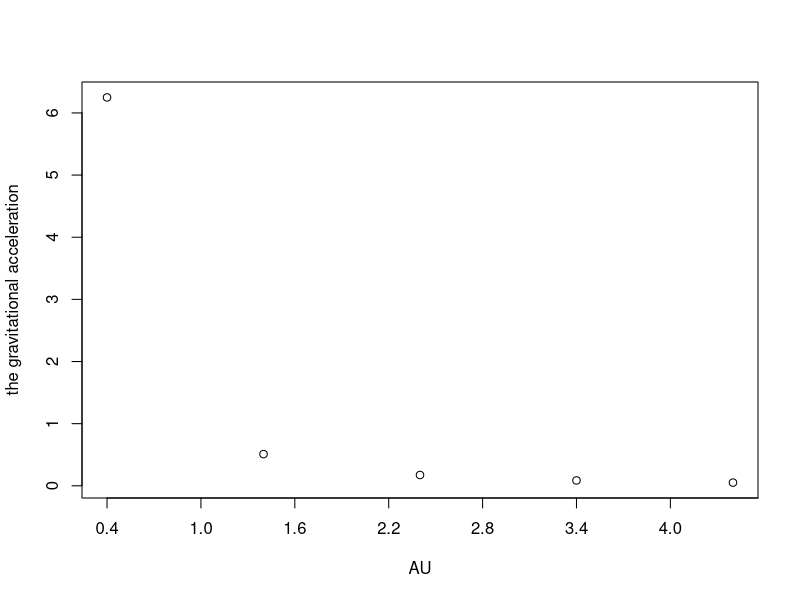
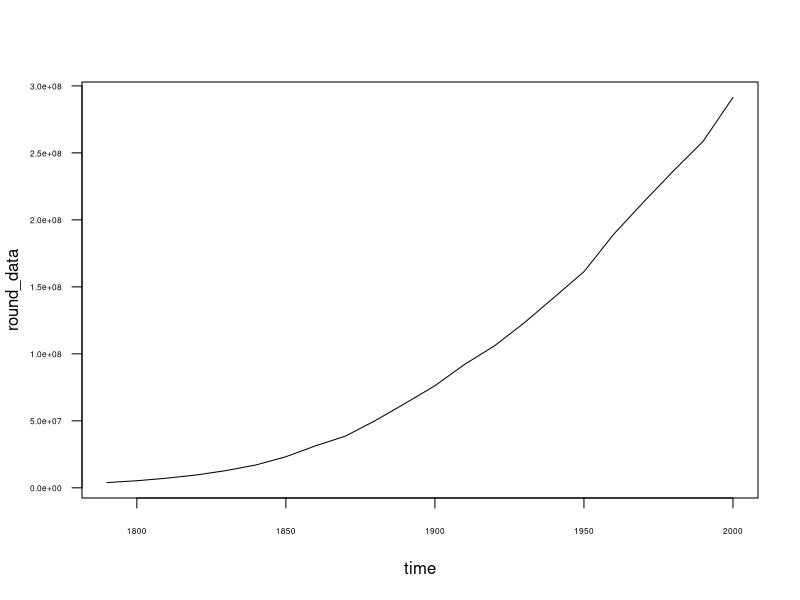
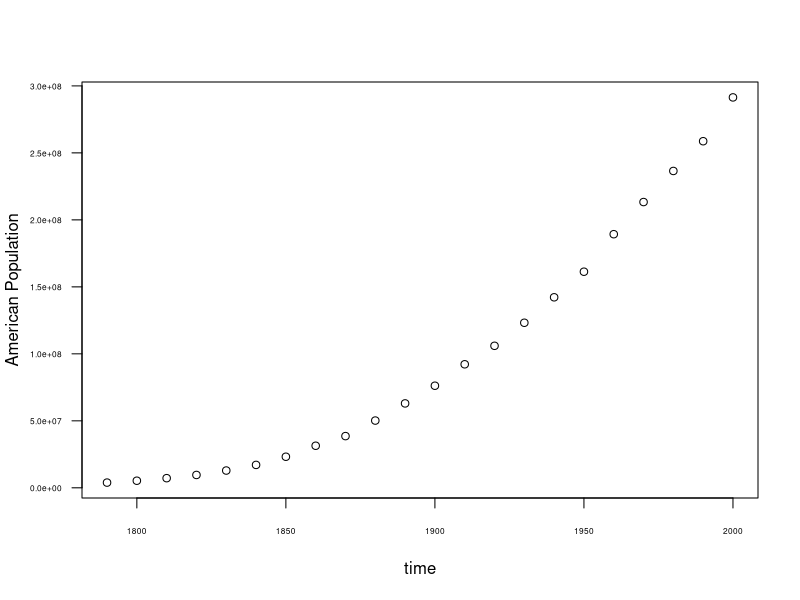
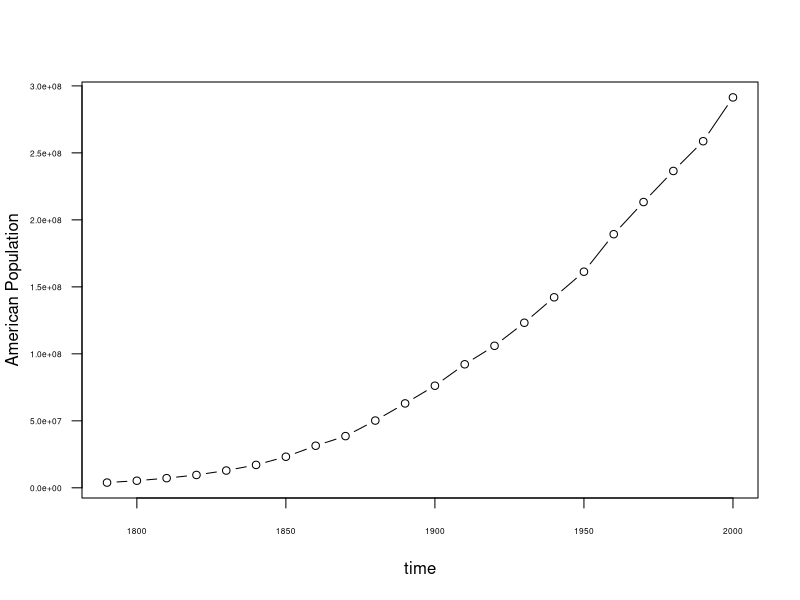
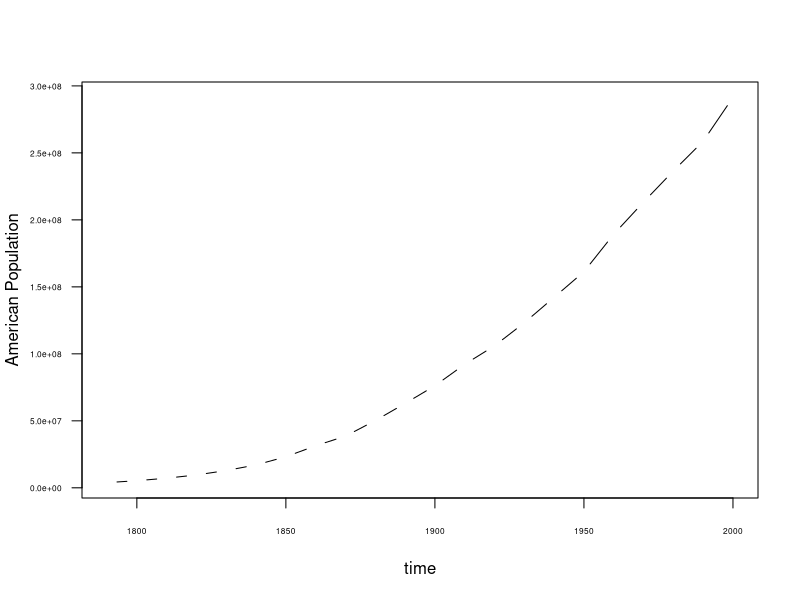
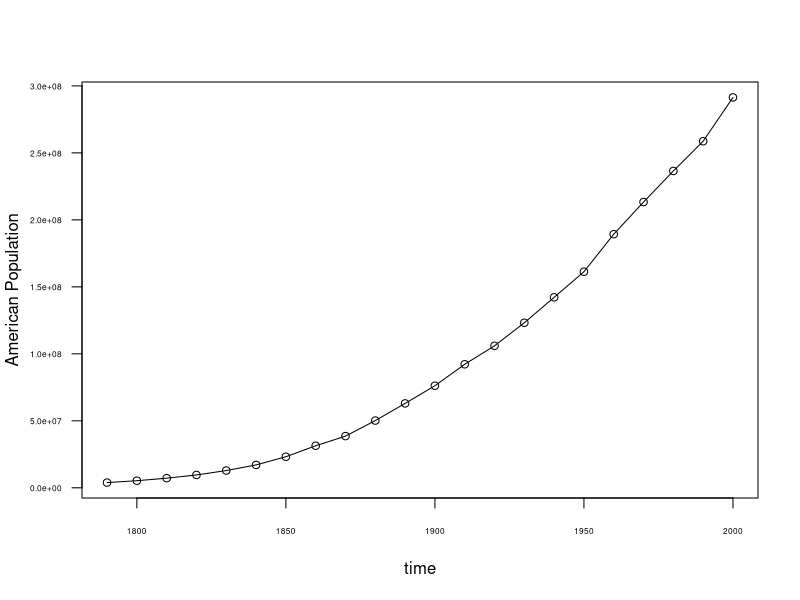
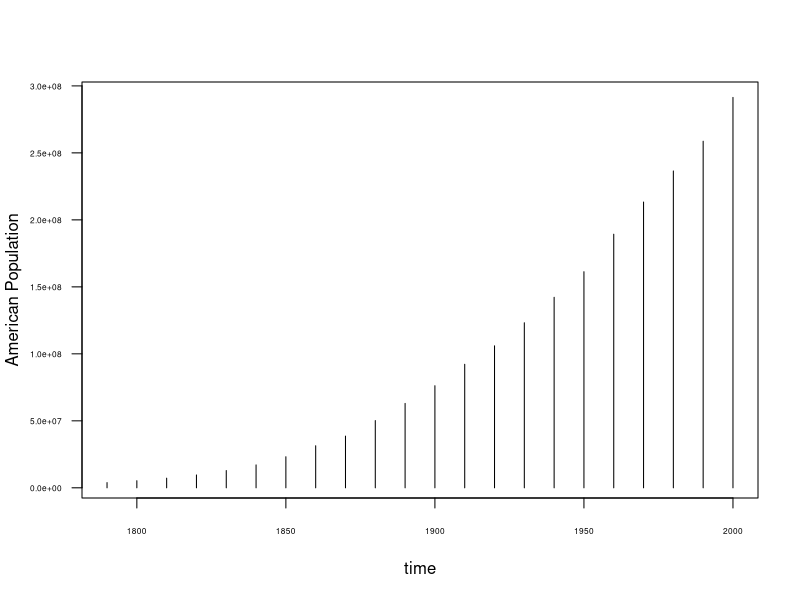

These figures' R source, in order:
## ---- chunk 1
knitr::opts_chunk$set(
    echo = TRUE,
    warning = FALSE,
    message = FALSE)
## ---- chunk 2
Mercury <- 1 / (0.39)^2
Venus <- 1 / (0.723)^2
Mars <- 1 / (1.524)^2
Jupiter <- 1 / (5.203)^2
Saturn <- 1 / (9.539)^2
Uranus <- 1 / (19.18)^2
Neptune <- 1 / (30.06)^2
Pluto <- 1 / (39.53)^2
a <- c(Mercury, Venus, Mars, Jupiter, Saturn, Uranus, Neptune, Pluto)
# the gravitational accelerations at each of the planets’ average distances from the sun
print(a)
## ---- chunk 3
r <- 0.4:5.2
a <- 1 / r^2
plot(r, a, xlab="AU", ylab="the gravitational acceleration", xaxp = c(0.4, 5.2, 8))
# if the distance = 0, the sun's gravity becomes 0, indirectly meaning it escaped entirely.
## ---- chunk 4
library("plyr")

data <- c(3929214, 5308483, 7239881, 9638453, 12860702, 17063353, 23191876, 31443321, 38558371, 50189209,
            62979766, 76212168, 92228496, 106021537, 123202624, 142164569, 161325798, 189323175, 213302031,
            236542199, 258709873, 291421906
        )
time <- seq(1790, 2000, 10)
round_data <- round_any(data, 100000)
# The line plot of of the U.S. population vs time
plot(time, round_data, type = "l", las = 1, cex.axis = 0.5)

# Compare with the different graph types
plot(time, round_data, type = "p",
    ylab = "American Population", las = 1, cex.axis = 0.5)
plot(time, round_data, type = "b",
    ylab = "American Population", las = 1, cex.axis = 0.5)
plot(time, round_data, type = "c",
    ylab = "American Population", las = 1, cex.axis = 0.5)
plot(time, round_data, type = "o",
    ylab = "American Population", las = 1, cex.axis = 0.5)
plot(time, round_data, type = "h",
    ylab = "American Population", las = 1, cex.axis = 0.5)
## ---- chunk 5
# The type "l" graph emphasizes a transition over time period.
    # In this problem, we want to know about the transition so I assume
    # that this type is the optimal.
# The type "p" graph emphasizes each data point over a transition.
    # If we want to pay attention to each data. This type can be an option.
# The type "b" graph is a hybrid of type "l" and "p".
    # We can see the smooth transition while we can understand each point.
# The type "c" graph shows the data point with different design.
    # We would use this type graph when we want to display multiple graphs
    # in the same plot in order to make distinct from other graph.
# The type "o" graph is similar to type "b" and has a similar effect as well.
# The type "h" graph is useful when we want to display the vertical lines.
    # If we want to display a negative value in the plot, it would be this type to use.
